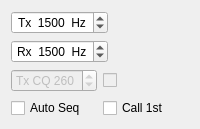
               <widget class="QWidget" name="widgetHidden1" native="true">
                <property name="visible">
                 <bool>false</bool>
                </property>
                <layout class="QGridLayout" name="gridLayout_3">
                 <item row="0" column="0">
                  <widget class="QSpinBox" name="TxFreqSpinBox">
                   <property name="toolTip">
                    <string>Audio Tx frequency</string>
                   </property>
                   <property name="alignment">
                    <set>Qt::AlignmentFlag::AlignCenter</set>
                   </property>
                   <property name="suffix">
                    <string>  Hz</string>
                   </property>
                   <property name="prefix">
                    <string>Tx  </string>
                   </property>
                   <property name="minimum">
                    <number>200</number>
                   </property>
                   <property name="maximum">
                    <number>5000</number>
                   </property>
                   <property name="value">
                    <number>1500</number>
                   </property>
                  </widget>
                 </item>
                 <item row="2" column="0" colspan="2">
                  <layout class="QHBoxLayout" name="horizontalLayout_11">
                   <item>
                    <widget class="QSpinBox" name="sbCQTxFreq">
                     <property name="enabled">
                      <bool>false</bool>
                     </property>
                     <property name="toolTip">
                      <string>&lt;html&gt;&lt;head/&gt;&lt;body&gt;&lt;p&gt;Frequency to call CQ on in kHz above the current MHz&lt;/p&gt;&lt;/body&gt;&lt;/html&gt;</string>
                     </property>
                     <property name="prefix">
                      <string>Tx CQ </string>
                     </property>
                     <property name="minimum">
                      <number>1</number>
                     </property>
                     <property name="maximum">
                      <number>999</number>
                     </property>
                     <property name="value">
                      <number>260</number>
                     </property>
                    </widget>
                   </item>
                   <item>
                    <widget class="QCheckBox" name="cbCQTx">
                     <property name="enabled">
                      <bool>false</bool>
                     </property>
                     <property name="toolTip">
                      <string>&lt;html&gt;&lt;head/&gt;&lt;body&gt;&lt;p&gt;Check this to call CQ on the &amp;quot;Tx CQ&amp;quot; frequency. Rx will be on the current frequency and the CQ message wiill include the current Rx frequency so callers know which frequency to reply on.&lt;/p&gt;&lt;/body&gt;&lt;/html&gt;</string>
                     </property>
                     <property name="text">
                      <string/>
                     </property>
                    </widget>
                   </item>
                  </layout>
                 </item>
                 <item row="3" column="0" colspan="2">
                  <layout class="QHBoxLayout" name="horizontalLayout_5">
                   <item>
                    <widget class="QCheckBox" name="cbAutoSeq">
                     <property name="toolTip">
                      <string>&lt;html&gt;&lt;head/&gt;&lt;body&gt;&lt;p&gt;Check to enable automatic sequencing of Tx messages based on received messages.&lt;/p&gt;&lt;/body&gt;&lt;/html&gt;</string>
                     </property>
                     <property name="text">
                      <string>Auto Seq</string>
                     </property>
                    </widget>
                   </item>
                   <item>
                    <widget class="QCheckBox" name="cbFirst">
                     <property name="toolTip">
                      <string>&lt;html&gt;&lt;head/&gt;&lt;body&gt;&lt;p&gt;Check to call the first decoded responder to my CQ.&lt;/p&gt;&lt;/body&gt;&lt;/html&gt;</string>
                     </property>
                     <property name="text">
                      <string>Call 1st</string>
                     </property>
                    </widget>
                   </item>
                  </layout>
                 </item>
                 <item row="1" column="0">
                  <widget class="QSpinBox" name="RxFreqSpinBox">
                   <property name="toolTip">
                    <string>Audio Rx frequency</string>
                   </property>
                   <property name="alignment">
                    <set>Qt::AlignmentFlag::AlignCenter</set>
                   </property>
                   <property name="suffix">
                    <string>  Hz</string>
                   </property>
                   <property name="prefix">
                    <string>Rx  </string>
                   </property>
                   <property name="minimum">
                    <number>200</number>
                   </property>
                   <property name="maximum">
                    <number>5000</number>
                   </property>
                   <property name="value">
                    <number>1500</number>
                   </property>
                  </widget>
                 </item>
                </layout>
               </widget>
